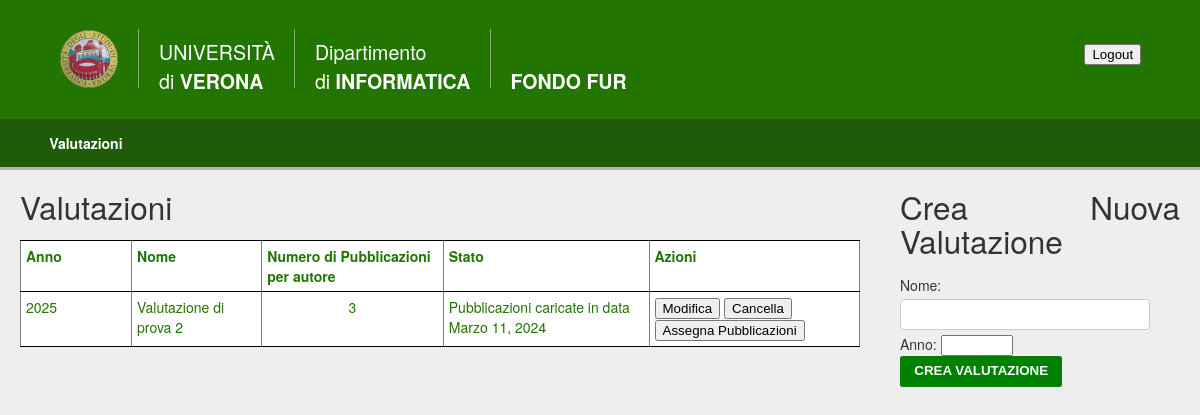
Page /valutazioni/ on the earlier database version.
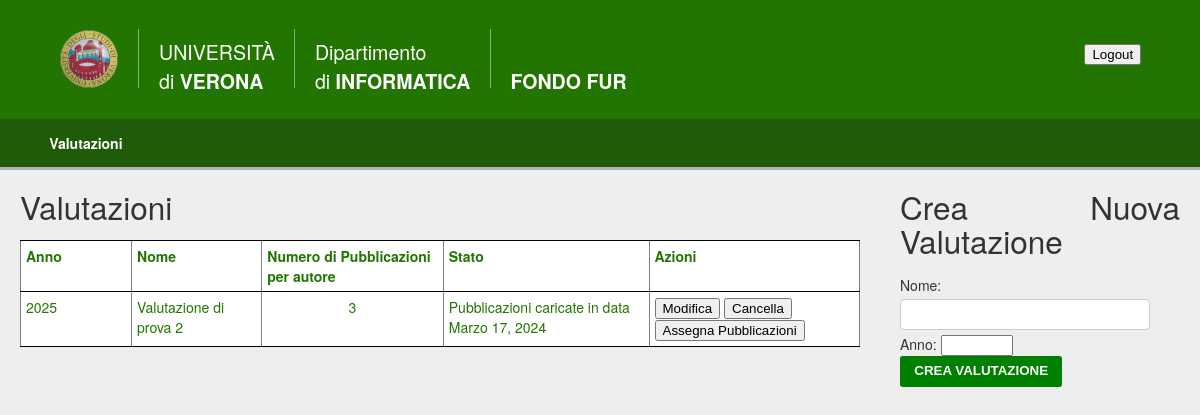
Same page on the later database version.
### caricamentoDati/models.py (models this page shows, shortened)
class Valutazione(models.Model):
    STATUS_CHOICES = (
        ('Vuota', 'Vuota'),
        ('Pubblicazioni caricate', 'Pubblicazioni caricate'),
        ('Assegnamento calcolato', 'Assegnamento calcolato'),
        ('Assegnamento completato', 'Assegnamento completato'),
        ('Chiusa', 'Chiusa'),
    )
    nome = models.CharField(max_length=100, primary_key=True)
    anno = models.IntegerField(validators=[MinValueValidator(
        1000), MaxValueValidator(9999)], default=datetime.date.today().year)
    dataCaricamento = models.DateField(
        blank=True, null=True, verbose_name="data di caricamento")
    status = models.CharField(
        max_length=50, choices=STATUS_CHOICES, default='Vuota')
    numeroPubblicazioni = models.PositiveIntegerField(
        validators=[MinValueValidator(1)], default=3, verbose_name="numero di pubblicazioni da selezionare")
    dataCaricamentoPubblicazioni = models.DateField(
        blank=True, null=True, verbose_name="data di caricamento delle pubblicazioni")
    class Meta:
        verbose_name_plural = "Valutazioni"

### caricamentoDati/views.py (the view)
# urls.py: path('valutazioni/', include('caricamentoDati.urls')),
def valutazioni(request):
    context = {'valutazioni': Valutazione.objects.all().order_by('anno')}
    return render(request, "caricamentoDati/valutazioni.html", context)

### caricamentoDati/templates/caricamentoDati/valutazioni.html (shortened to what this page needs)
{% extends 'base.html' %}
{% block content %}
  <div style="display: flex;">
    <div style="flex: 3; padding: 20px;">
      <h1>Valutazioni</h1>
      <table style="text-align: left; width: 100%;" border="1" cellpadding="2" cellspacing="2">
        <tbody>
          <tr>
            <td style="vertical-align: top; text-align: left;">
              <b>Anno</b><br />
            </td>
            <td style="vertical-align: top; text-align: left;">
              <b>Nome</b><br />
            </td>
            <td style="vertical-align: top; text-align: left;">
              <b>Numero di Pubblicazioni per autore</b><br />
            </td>
            <td style="vertical-align: top; text-align: left;">
              <b>Stato</b><br />
            </td>
            <td style="vertical-align: top; text-align: left;">
              <b>Azioni</b><br />
            </td>
          </tr>
          {% for valutazione in valutazioni %}
            <tr>
              <td style="vertical-align: top; text-align: left;">
                {{ valutazione.anno }}<br />
              </td>
              <td style="vertical-align: top; text-align: left;">
                {{ valutazione.nome }}<br />
              </td>
              <td style="vertical-align: top; text-align: center;">
                {{ valutazione.numeroPubblicazioni }}<br />
              </td>
              <td style="vertical-align: top; text-align: left;">
                {% if valutazione.status == 'Pubblicazioni caricate' %}
                  {{ valutazione.status }} in data {{ valutazione.dataCaricamentoPubblicazioni }}
                {% else %}
                  {{ valutazione.status }}
                {% endif %}
                <br />
              </td>
              <td style="vertical-align: top; text-align: left;">
                <form action="{% url 'modifica_valutazione' valutazione.nome %}" method="post" style="display: inline;">
                <button type="submit">Modifica</button>
                </form>
                <form action="{% url 'cancella_valutazione' valutazione.nome %}" method="post" style="display: inline;">
                  <button type="submit">Cancella</button>
                </form>
                <form action="{% url 'assegnamento' valutazione.nome %}" method="post" style="display: inline;">
                  <button type="submit">Assegna Pubblicazioni</button>
                </form>
              </td>
            </tr>
          {% endfor %}
        </tbody>
      </table>
    </div>
    <div style="flex: 1; padding: 20px;">
      <h1>Crea Nuova Valutazione</h1>
      <form method="post" action="{% url 'crea_valutazione' %}">
        <label for="nome">Nome:</label>
        <input type="text" name="nome" id="nome" required />
        <br/>
        <label for="anno">Anno:</label>
        <input type="number" name="anno" id="anno" min="2000" max="9999" value="{{ current_year }}" required />
        <br />
        <button class="btn" type="submit">Crea Valutazione</button>
      </form>
    </div>
  </div>
{% endblock %}

Differences in the rows shown:
changed Valutazione "Valutazione di prova 2": dataCaricamentoPubblicazioni "Marzo 11, 2024" → "Marzo 17, 2024"
